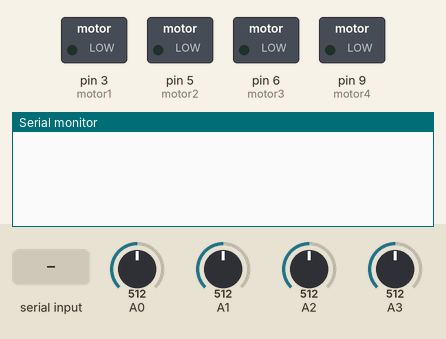
The sketch below on a simulated Arduino Uno, built with avr-gcc and run on an emulated ATmega328P. Shown: switched loads named in the sketch (green lamp = pin HIGH), the last lines printed to the serial monitor. Inputs (shaded band) come from the test bench; at power-on: A0 = 512, A1 = 512, A2 = 512, A3 = 512.

Above: at 1.2 s.
1.3 s: "BT" received over Serial
At 3.4 s:
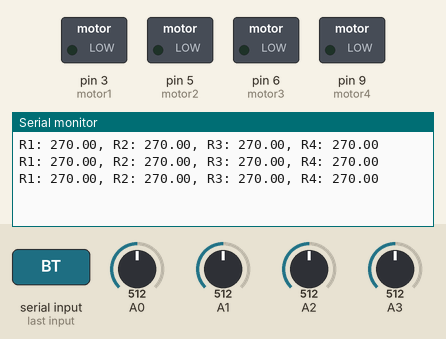
At 8.0 s:
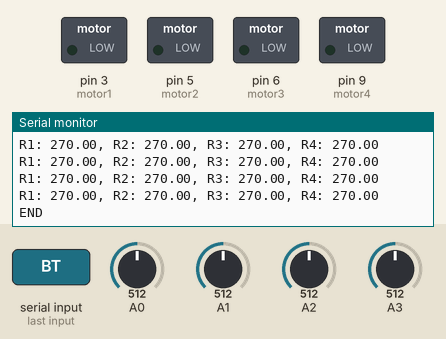

Measured:
- after the input at 1.3 s, the serial monitor: prints a new line after 1.1 s (image 1)

The sketch:

TUBITAK_2209.ino
```cpp
int motor1 = 3;
int motor2 = 5;
int motor3 = 6;
int motor4 = 9;
String input = "";
String yon = "";
int hiz = 0;
int analogPinler[] = {0, 1, 2, 3};
int raw = 0;
int Vin = 5;
float Vout = 0;
float R = 270;
float RDegerler[4] = {0, 0, 0, 0};
float buffer = 0;

void setup() {
    Serial.begin(9600);
    analogWrite(motor1, 0);
    analogWrite(motor2, 0);
    analogWrite(motor3, 0);
    analogWrite(motor4, 0);
}

void loop() {
    delay(100);
    if (Serial.available()) {
        input = Serial.readString();
        yon = input.substring(0, 2);
        hiz = (input.substring(2).toInt()) * 28;

        if (yon == "BT") {
            int motor[] = {3};
            motorCalistir(motor, 1, hiz);
            delay(100);
        } else if (yon == "GY") {
            int motor[] = {5};
            motorCalistir(motor, 1, hiz);
            delay(100);
        } else if (yon == "DG") {
            int motor[] = {6};
            motorCalistir(motor, 1, hiz);
            delay(100);
        } else if (yon == "KY") {
            int motor[] = {9};
            motorCalistir(motor, 1, hiz);
            delay(100);
        } else if (yon == "KL") {
            int motor[] = {3, 9};
            motorCalistir(motor, 2, hiz);
            delay(100);
        } else if (yon == "PZ") {
            int motor[] = {6, 9};
            motorCalistir(motor, 2, hiz);
            delay(100);
        } else if (yon == "LS") {
            int motor[] = {3, 5};
            motorCalistir(motor, 2, hiz);
            delay(100);
        }else if (yon == "KE") {
            int motor[] = {5, 6};
            motorCalistir(motor, 2, hiz);
            delay(100);
        }
    }
}

void motorCalistir(int motor[], int uzunluk, int hiz) {
    veriGonder();

    for (int i = 0; i <= 500; i++) {
        for(int j = 0; j < uzunluk; j++)
        {
          analogWrite(motor[j], hiz);
        }
        if (i % 50 == 0) {
            veriGonder();
        }
        delay(10);
    }

    for(int j = 0; j < uzunluk; j++)
    {
      analogWrite(motor[j], 0);
    }
    Serial.println("END");
}

void veriGonder() {
    String message = "";
    for (int i = 0; i < 4; i++) {
        raw = analogRead(analogPinler[i]);
        if (raw) {
            buffer = raw * Vin;
            Vout = (buffer) / 1024.0;
            buffer = (Vin / Vout) - 1;
            RDegerler[i] = R * buffer;
            message = message + "R" + String(i+1) + ": " + String(RDegerler[i]) + ", ";
        }
    }
    Serial.println(message.substring(0, message.length() - 2));
}
```
